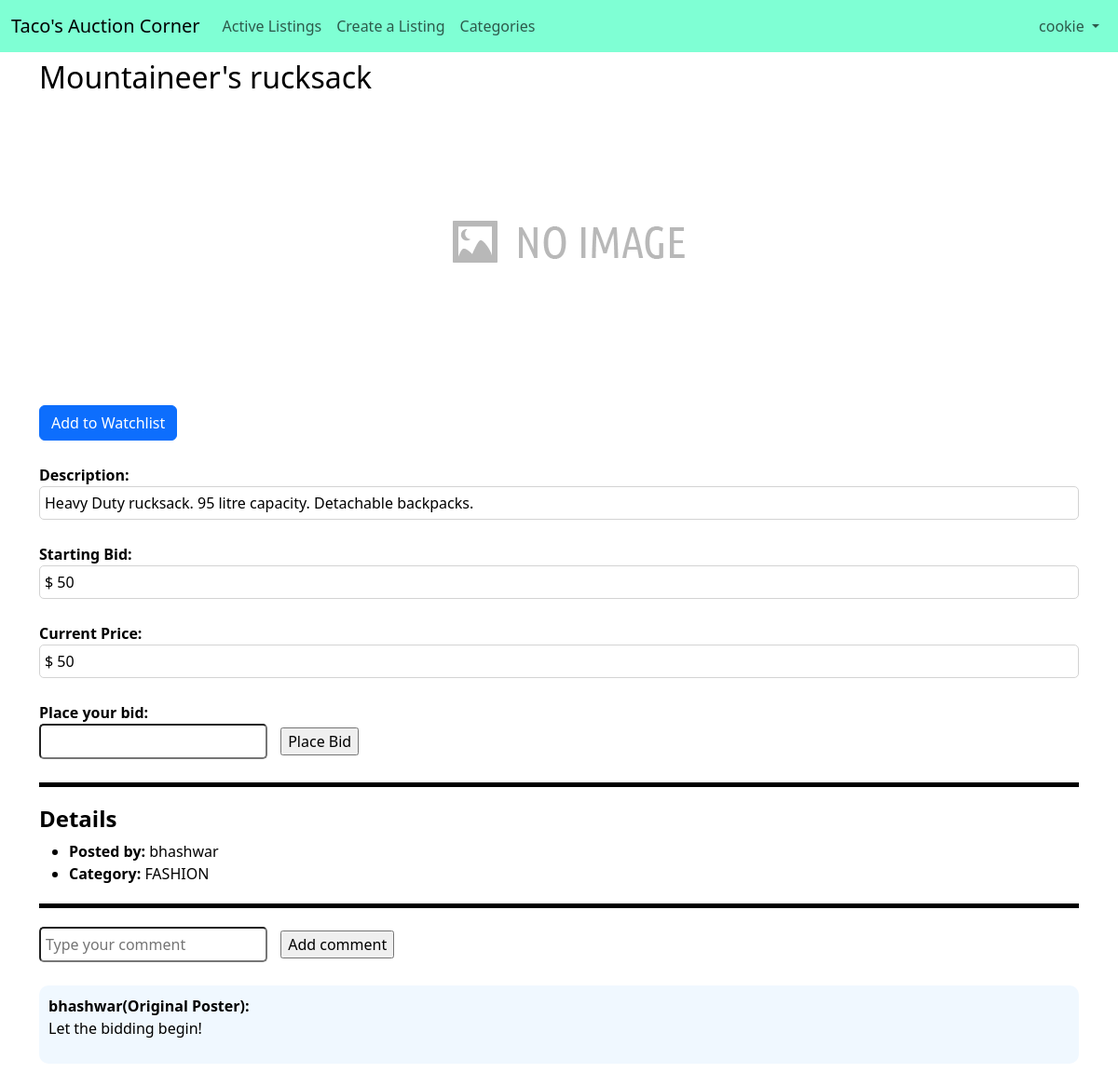
Page /listing/27/ (signed in) on the committed database.
### auctions/models.py (models this page shows, shortened)
class User(AbstractUser):
    first_name = models.CharField(max_length=64)
    last_name = models.CharField(max_length=64)

class Listing(models.Model):
    user = models.ForeignKey(User, on_delete=models.CASCADE, related_name="listings")
    title = models.CharField(max_length=64)
    description = models.CharField(max_length=1000)
    starting_bid = models.IntegerField()
    current_price = models.IntegerField(default = starting_bid)
    image_url = models.URLField(default="No image provided")
    state = [("A", "Active"), ("D", "Deactive")]
    status = models.CharField(max_length=8, choices=state, default="A")
    CATEGORY_CHOICES = [
        ("ANTIQUES", "Antiques"),
        ("AUTOMOBILES", "Automobiles"),
        ("BOOKS", "Books/Textbooks",),
        ("ELECTRONICS", "Electronics",),
        ('FASHION', "Fashion",),
        ("TOYS", "Toys",),
        ("HOME", "Home/Kitchen",),
        ]
    category = models.CharField(
        max_length=64,
        choices=CATEGORY_CHOICES,
        default="Not Provided"
    )
    highest_bidder = models.ForeignKey(User, on_delete=models.CASCADE, related_name="bids", null=True)

class Comment(models.Model):
    user = models.ForeignKey(User, on_delete=models.CASCADE, related_name="comments")
    listing = models.ForeignKey(Listing, on_delete=models.CASCADE, related_name="listings")
    comment = models.CharField(max_length=1000)

### auctions/views.py (the view)
# urls.py: path("listing/<int:listing_id>/", views.listing, name="listing"),
@login_required(redirect_field_name=None, login_url="/login")
def listing(request, listing_id):
    details = Listing.objects.get(pk=listing_id)
    flag = False
    if (Watchlist.objects.filter(user=request.user).filter(listing=details)):
        flag = True
    comments = list(Comment.objects.filter(listing=details))
    return render(request, "auctions/listing.html", {
        "details": details, "flag": flag, "comments": comments
    })

### auctions/templates/auctions/listing.html (shortened to what this page needs)
{% extends "auctions/layout.html" %}
{% load static %}
{% block body %}
    <div id="listing-page" class="container">
        <div id="listing-title">
            <h2>{{ details.title }}</h2>
        </div>
        <div class="image-div-view">
            {% if details.image_url %}
                <img class="item-image-view" src="{{ details.image_url }}">
            {% else %}
                <img class="item-image-view" src="{% static 'auctions/no-image.png' %}">
            {% endif %}
        </div>
        <div style="margin: 25px 0px;">
            {% if not flag %}
                <form action="/watchlist/" method="post">
                    <input class="btn btn-primary" type="submit" value="Add to Watchlist">
                </form>
            {% else %}
                <form action="/watchlist" method="get">
                    <input class="btn btn-primary" type="submit" value="Go to Watchlist">
                </form>
            {% endif %}
        </div>
        <div style="margin: 0px 0px 25px 0px;">
            <label style="font-weight: bold;">Description:</label>
            <div style="border: 1px solid lightgrey; border-radius: 5px; padding: 5px;">
                {{ details.description }}
            </div>
        </div>
        <div style="margin: 0px 0px 25px 0px;">
            <label style="font-weight: bold;">Starting Bid:</label>
            <div style="border: 1px solid lightgrey; border-radius: 5px; padding: 5px;">
                &#36;&nbsp;{{ details.starting_bid }}
            </div>
        </div>
        <div style="margin: 0px 0px 25px 0px;">
            <label style="font-weight: bold;">Current Price:</label>
            <div style="border: 1px solid lightgrey; border-radius: 5px; padding: 5px;">
                &#36;&nbsp;{{ details.current_price }}
            </div>
        </div>
        <div style="margin: 0px 0px 25px 0px;">
            {% if user.id == details.user.id %}
                {% if details.status == 'A' %}
                    <a href="{% url 'close' details.id %}">Close bidding</a>
                {% else %}
                    <p>{{ details.highest_bidder.username }} has won this auction</p>
                {% endif %}
            {% else %}
                <label style="font-weight: bold;">Place your bid:</label>
                {% if details.status == 'A' %}
                    <form action="{% url 'bid' details.id %}" method="post">
                        <input class="input-style" type="number" step="0.01" min="{{ details.current_price }}" name="bid">
                        <input class="btn-style" type="submit" value="Place Bid">
                    </form>
                {% else %}
                    {% if details.highest_bidder.id == user.id %}
                        <p>You have won this auction</p>
                    {% else %}
                        <p>{{ details.highest_bidder.username }} has won this auction</p>
                    {% endif %}
                {% endif %}
            {% endif %}
        </div>
        <div style="border-bottom: 5px solid black; margin: 20px 0px;"></div>
        <h4 style="font-weight: bold;">Details</h4>
        <ul>
            <li><label style="font-weight: bold;">Posted by:&nbsp;</label>{{ details.user.username }}</li>
            <li>{% if details.category %}
                    <label style="font-weight: bold;">Category:&nbsp;</label>{{ details.category }}
                {% else %}
                    <label style="font-weight: bold;">No category mentioned</label>
                {% endif %}
            </li>
        </ul>
        <div style="border-bottom: 5px solid black; margin: 20px 0px;"></div>
        <div style="margin: 0px 0px 25px 0px;">
            <form action="{% url 'addcomment' details.id %}" method="post">
                <input class="input-style" type="text" name="comment" placeholder="Type your comment">
                <input class="btn-style" type="submit" value="Add comment">
            </form>
        </div>
        <div>
            {% for comment in comments %}
                <div class="comment">
                    {% if comment.user.id == details.user.id %}
                        <label style="font-weight: bold;">{{ comment.user.username }}(Original Poster):</label>
                    {% else %}
                        <label style="font-weight: bold;">{{ comment.user.username }}:</label>
                    {% endif %}
                    <p>{{ comment.comment }}</p>
                </div>
            {% empty %}
                <label>No comments</label>
            {% endfor %}
        </div>
    </div>
{% endblock %}

### auctions/templates/auctions/layout.html (shortened to what this page needs)
{% load static %}
<!DOCTYPE html>
<html lang="en">
    <head>
        <link href="https://cdn.jsdelivr.net/npm/bootstrap@5.3.0/dist/css/bootstrap.min.css" rel="stylesheet">
        <link href="{% static 'auctions/styles.css' %}" rel="stylesheet">
    </head>
    <body>
        <nav class="navbar navbar-expand-lg navbar-light" style="background-color:aquamarine;">
          <div class="container-fluid">
            <a class="navbar-brand" href="#">Taco's Auction Corner</a>
            <div class="collapse navbar-collapse" id="navbarSupportedContent">
              <ul class="navbar-nav me-auto mb-2 mb-lg-0">
                <div id="partition">
                  <div id="partition-1">
                    <li class="nav-item">
                      <a class="nav-link" aria-current="page" href="{% url 'index' %}">Active Listings</a>
                    </li>
                    {% if user.is_authenticated %}
                      <li class="nav-item">
                        <a class="nav-link" href="{% url 'addlisting' %}">Create a Listing</a>
                      </li>
                      <li class="nav-item">
                        <a class="nav-link" href="{% url 'categories' %}">Categories</a>
                      </li>
                    {% endif %}
                  </div>
                  <div id="partition-2">
                    {% if user.is_authenticated %}
                      <li class="nav-item dropdown">
                        <a class="nav-link dropdown-toggle" href="#" id="navbarDropdown" role="button" data-bs-toggle="dropdown" aria-expanded="false">
                          {{ user.username }}
                        </a>
                      </li>
                    {% endif %}
                  </div>
                </div>
              </ul>
            </div>
          </div>
        </nav>
        {% block body %}
        {% endblock %}
    </body>
</html>

### auctions/static/auctions/styles.css (style rules this page uses)
body { color: black; }
ul.navbar-nav { width: 100%; }
#partition { display: flex; justify-content: space-between; width: 100%; }
#partition-1 { display: flex; }
#listing-title { margin: 0.5em 0; width: 100%; }
.image-div-view { height: fit-content; text-align: center; }
.item-image-view { max-height: 600px; max-width: 600px; height: auto; width: auto; }
.input-style { border-radius: 5px; padding: 5px; margin-right: 10px; }
.comment { margin: 10px 0px; border: none; border-radius: 10px; padding: 10px 10px; background-color: aliceblue; }

### rows in the picture
User: username "cookie"
Listing: title "Mountaineer's rucksack", description "Heavy Duty rucksack. 95 litre capacity. Detachable backpacks.", starting_bid "50", current_price "50", user.username "bhashwar", category "FASHION"
Comment: user.username "bhashwar", comment "Let the bidding begin!"
